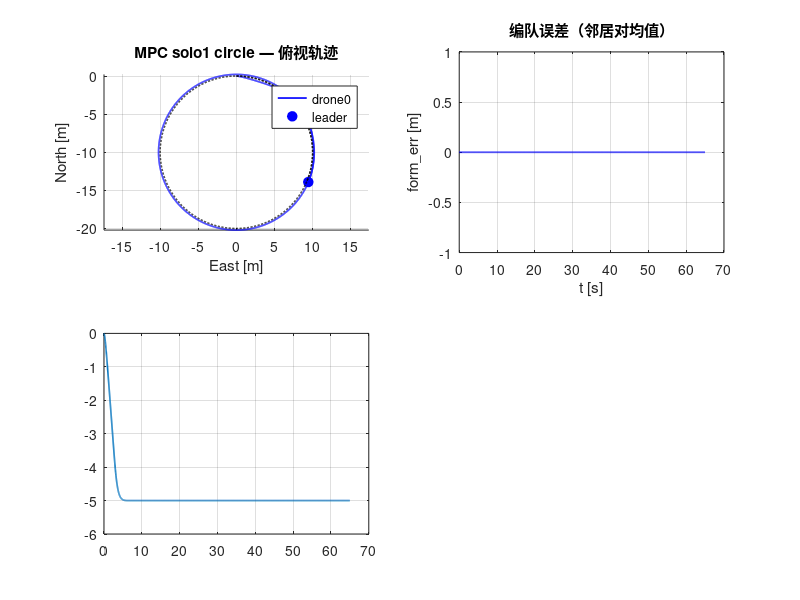

MATLAB code for this plot: (Note: this script raises an error after producing the figure.)
function res = mpc_solo1_circle()
%MPC_SOLO1_CIRCLE  自包含 MPC 验证：单机 × 圆周
%
% 直接运行此文件，无需任何外部依赖（不需要 .slx / 工具箱 / acados）。
%
% ── 场景 ──────────────────────────────────────────────────────────────
% 队形 : solo1（单机，1 机）
% 运动 : circle（圆周）
% 时长 : T = 65 s（含收敛段 ~15s + 稳态圆周评估 ~42s），成型等待 t_start = 10 s
% cfg.lead_R = 10.0;      % 圆半径 m
% cfg.lead_v = 1.5;      % 圆周速度 m/s  → 周期≈42s
%
% 预期结果（对照 results.csv）：
% REVIEW = 共模速度滞后（队形完好、间距安全、整体均匀落后参考）= 非编队缺陷
%
% ── 被控对象 ──────────────────────────────────────────────────────────
% 一阶速度响应（τ=0.3s）近似 PID 速度环 + 6DOF 内环。
% 数值与 Simulink 6DOF 版略有差异，判定逻辑完全一致。
%
% ── 输出 ──────────────────────────────────────────────────────────────
% 控制台打印 form_err / track_err / alt_err / min_sp / VERDICT
% 弹出四格图：俯视轨迹 / 编队误差 / 高度 / 最小间距

%% ── 配置 ─────────────────────────────────────────────────────────────
    cfg.formation = 'solo1';
    cfg.mode      = 'circle';
    cfg.n         = 1;
    cfg.births    = [0 0 0];
    cfg.offsets   = cfg.births;
    cfg.nbrs      = {[]};

    % 期望间距 d*（xy 平面）
    cfg.dstar = cell(cfg.n, 1);
    for i = 1:cfg.n
        js = cfg.nbrs{i};
        if isempty(js)
            cfg.dstar{i} = [];
        else
            cfg.dstar{i} = arrayfun(@(j) norm(cfg.offsets(i,1:2)-cfg.offsets(j,1:2)), js);
        end
    end

    % MPC 参数（= scenarios.yaml defaults）
    cfg.target_alt = -5.0;
    cfg.max_speed  =  3.0;
    cfg.max_climb  =  1.5;
    cfg.max_accel  =  4.0;
    cfg.N          = 30;
    cfg.mpc_dt     = 0.05;
    cfg.q_pos      =  4.0;
    cfg.q_vel      =  2.0;
    cfg.r_acc      =  0.1;
    cfg.q_term_s   =  2.0;
    cfg.d_safe     =  1.5;
    cfg.w_coll     = 200.0;
    cfg.w_form     =  0.5;
    cfg.lm         =  1e-4;
    cfg.kp_z       =  1.0;
    cfg.t_start    = 10.0;
    cfg.T          = 65;
    cfg.lead_R = 10.0;
    cfg.lead_v = 1.5;

%% ── 初始状态 ─────────────────────────────────────────────────────────
dt    = 0.02;     % 控制周期 50 Hz
tau_v = 0.3;      % 速度环时间常数
n     = cfg.n;

pos    = zeros(3, n);
    pos(:,1) = [0 0 0]';
vel    = zeros(3, n);
vel_sp = zeros(3, n);

%% ── 预计算 QP 矩阵 ────────────────────────────────────────────────────
P_qp = cell(n, 1);
for i = 1:n
    P_qp{i} = precompute(cfg, numel(cfg.nbrs{i}));
end
zg    = cell(n, 1);   % MPC 热启动
peers = cell(n, 1);   % 邻居预测轨迹（上一拍）

%% ── 仿真主循环 ────────────────────────────────────────────────────────
Nsteps  = round(cfg.T / dt);
t_log   = (0:Nsteps-1)' * dt;
pos_log = zeros(Nsteps, 3, n);

fprintf('=== solo1 × circle  （1 机, T=65s）===\n');
tic
for k = 1:Nsteps
    t = (k-1) * dt;
    [lp, lv, la] = leader_state(t, cfg);
    newpeers = cell(n, 1);

    for i = 1:n
        x0  = [pos(:,i); vel(:,i)];
        off = cfg.offsets(i,:);

        % 参考轨迹：二阶 Taylor leader 预测 + 编队偏移
        xref = zeros(cfg.N+1, 6);
        for kk = 0:cfg.N
            tk = kk * cfg.mpc_dt;
            pk = lp + lv*tk + 0.5*la*tk^2 + off;
            pk(3) = cfg.target_alt;
            xref(kk+1,1:3) = pk;
            xref(kk+1,4:5) = lv(1:2) + la(1:2)*tk;
        end

        % 邻居预测（上一拍；缺失 → 队形推断降级）
        js = cfg.nbrs{i}; M = numel(js); nb = [];
        if M > 0
            nb = zeros(M, cfg.N+1, 3);
            for m = 1:M
                j = js(m);
                if ~isempty(peers{j})
                    nb(m,:,:) = peers{j};
                else
                    infer = pos(:,i) + cfg.offsets(j,:)' - cfg.offsets(i,:)';
                    nb(m,:,:) = repmat(infer', cfg.N+1, 1);
                end
            end
        end

        % RTI 求解（GN 单步 + ADMM QP）
        [~, xpred, zg{i}] = solve_rti(x0, xref, nb, cfg.dstar{i}, zg{i}, P_qp{i}, cfg);
        newpeers{i} = xpred(:, 1:3);

        % 速度合成：xy=MPC k=1 速度，z=纯P 高度保持
        vs = zeros(3,1);
        vs(1:2) = xpred(2, 4:5)';
        ez = xref(1,3) - pos(3,i);
        vs(3) = min(max(cfg.kp_z * ez, -cfg.max_climb), cfg.max_climb);
        vn = norm(vs(1:2));
        if vn > cfg.max_speed, vs(1:2) = vs(1:2) * cfg.max_speed / vn; end
        if any(~isfinite(vs)), vs = zeros(3,1); end
        vel_sp(:,i) = vs;
    end
    peers = newpeers;

    % 被控对象：一阶速度响应
    vel = vel + (vel_sp - vel) * (dt / tau_v);
    pos = pos + vel * dt;
    pos_log(k,:,:) = reshape(pos, [1,3,n]);
end
fprintf('  完成 %.1fs\n', toc);

%% ── 指标计算 ─────────────────────────────────────────────────────────
ref = zeros(Nsteps, 2, n); lead_xy = zeros(Nsteps, 2);
for k = 1:Nsteps
    [lp,~,~] = leader_state(t_log(k), cfg);
    lead_xy(k,:) = lp(1:2);
    for i = 1:n, ref(k,:,i) = lp(1:2) + cfg.offsets(i,1:2); end
end

track_err = squeeze(sqrt(sum((pos_log(:,1:2,:) - ref).^2, 2)));
if n == 1, track_err = track_err(:); end

pairs = []; ds = [];
for i = 1:n
    for m = 1:numel(cfg.nbrs{i})
        j = cfg.nbrs{i}(m);
        if j > i, pairs(end+1,:) = [i j]; ds(end+1) = cfg.dstar{i}(m); end %#ok<AGROW>
    end
end
form_err = zeros(Nsteps,1); min_sp = inf(Nsteps,1);
for k = 1:Nsteps
    errs = [];
    for q = 1:size(pairs,1)
        d = norm(pos_log(k,1:2,pairs(q,1)) - pos_log(k,1:2,pairs(q,2)));
        errs(end+1) = abs(d - ds(q)); %#ok<AGROW>
        min_sp(k) = min(min_sp(k), d);
    end
    if ~isempty(errs), form_err(k) = mean(errs); end
end

alt = squeeze(pos_log(:,3,:)); if n==1, alt=alt(:); end
steady  = t_log > cfg.t_start + 8;
m_form  = mean(form_err(steady));
m_track = mean(max(track_err(steady,:), [], 2));
m_alt   = mean(max(abs(alt(steady,:) - cfg.target_alt), [], 2));
m_minsp = min(min_sp(t_log > 8));

%% ── 三级判定 ─────────────────────────────────────────────────────────
core_ok = m_alt < 0.3 && (n==1 || (m_form < 0.3 && m_minsp > cfg.d_safe));
if ~core_ok
    verdict = 'FAIL';
elseif m_track < 0.5
    verdict = 'PASS';
elseif m_track < 1.5
    verdict = 'REVIEW';
else
    verdict = 'FAIL';
end

fprintf('  form_err=%.3fm  track_err=%.3fm  alt_err=%.3fm  min_sp=%.3fm\n', ...
    m_form, m_track, m_alt, m_minsp);
fprintf('  VERDICT: %s\n', verdict);

res = struct('formation','solo1','mode','circle','form_err',m_form, ...
    'track_err',m_track,'alt_err',m_alt,'min_sp',m_minsp,'verdict',verdict);

%% ── 图 ───────────────────────────────────────────────────────────────
figure('Position',[50 50 1280 720]);
cols = lines(n);

subplot(2,2,1); hold on; grid on; axis equal
for i = 1:n
    plot(pos_log(:,2,i), pos_log(:,1,i), '-', 'Color',cols(i,:),'LineWidth',1.2);
    plot(pos_log(end,2,i), pos_log(end,1,i), 'o', 'Color',cols(i,:),'MarkerFaceColor',cols(i,:),'MarkerSize',7);
end
plot(lead_xy(:,2), lead_xy(:,1), 'k--','LineWidth',1);
xlabel('East [m]'); ylabel('North [m]');
title(sprintf('MPC solo1 circle — 俯视轨迹'));
legend([arrayfun(@(i)sprintf('drone%d',i-1),1:n,'UniformOutput',false),{'leader'}],'Location','best');

subplot(2,2,2); plot(t_log, form_err,'b','LineWidth',1.2); grid on
xlabel('t [s]'); ylabel('form\_err [m]'); title('编队误差（邻居对均值）');

subplot(2,2,3); plot(t_log, alt,'LineWidth',1.2); grid on
yline(cfg.target_alt,'k--','LineWidth',1);
xlabel('t [s]'); ylabel('z NED [m]'); title('高度');

subplot(2,2,4); hold on; grid on
if ~isempty(pairs)
    plot(t_log, min_sp,'b','LineWidth',1.2);
    yline(cfg.d_safe,'r--','d\_safe','LineWidth',1);
    ylabel('min spacing [m]'); title('最小间距');
else
    plot(t_log, track_err,'b','LineWidth',1.2);
    ylabel('track\_err [m]'); title('跟踪误差');
end
xlabel('t [s]');
sgtitle(sprintf('solo1 × circle  →  %s  (form=%.3fm  track=%.3fm  minsp=%.2fm)', ...
    verdict, m_form, m_track, m_minsp), 'FontWeight','bold');
end

% ════════════════════════════════════════════════════════════════════════
% 局部函数：完整 MPC 算法，对照 mpc_node.py 注释已标行号
% ════════════════════════════════════════════════════════════════════════

function [p, v, a] = leader_state(t, cfg)
%LEADER_STATE leader 虚拟点位置/速度/加速度（NED）
% 对照 leader_node：t_start 前悬停；line 带端点减速；circle 含向心加速度
alt = cfg.target_alt;
p = [0 0 alt]; v = [0 0 0]; a = [0 0 0];
tau = t - cfg.t_start;
if tau <= 0, return; end

switch cfg.mode
    case 'hover'
        % 原地不动

    case 'line'
        vmax = cfg.lead_v; d = cfg.lead_d; ad = cfg.lead_dec;
        s_dec = d - vmax^2 / (2*ad);
        t1    = s_dec / vmax;
        if tau <= t1
            s = vmax*tau; vx = vmax; ax = 0;
        else
            td = tau - t1;
            if td < vmax/ad
                s = s_dec + vmax*td - 0.5*ad*td^2;
                vx = vmax - ad*td; ax = -ad;
            else
                s = d; vx = 0; ax = 0;
            end
        end
        p(1) = s; v(1) = vx; a(1) = ax;

    case 'circle'   % 圆心在 (-R,0)，t=0 从原点出发，切向 +y 进入
        R = cfg.lead_R; vc = cfg.lead_v; om = vc / R;
        p(1) =  R*cos(om*tau) - R;
        p(2) =  R*sin(om*tau);
        v(1) = -vc*sin(om*tau);
        v(2) =  vc*cos(om*tau);
        a(1) = -vc*om*cos(om*tau);
        a(2) = -vc*om*sin(om*tau);
end
end

% ────────────────────────────────────────────────────────────────────────

function P = precompute(cfg, M)
%PRECOMPUTE 单机 MPC 常量矩阵（M=邻居数）对照 mpc_node._setup_ocp L107-181
N = cfg.N; dt = cfg.mpc_dt; nx = 6; nu = 3;
P.N = N; P.nx = nx; P.nu = nu; P.M = M;
I3 = eye(3);
A  = [I3 dt*I3; zeros(3) I3];
B  = [0.5*dt^2*I3; dt*I3];
P.A = A; P.B = B;
P.nz  = nx*(N+1); P.nuu = nu*N;
P.xidx = @(k) k*nx + (1:nx);
P.uidx = @(k) k*nu + (1:nu);

Phi = zeros(P.nz, nx); Gam = zeros(P.nz, P.nuu); Ak = eye(nx);
Phi(1:nx,:) = Ak;
for k = 1:N
    Ak = A*Ak; Phi(P.xidx(k),:) = Ak;
    for j = 0:k-1
        Gam(P.xidx(k), P.uidx(j)) = A^(k-1-j)*B;
    end
end
P.Phi = Phi; P.Gam = Gam;

P.Q  = diag([cfg.q_pos*[1 1 1], cfg.q_vel*[1 1 1]]);
P.Qe = diag([cfg.q_pos*cfg.q_term_s*[1 1 1], cfg.q_vel*[1 1 1]]);
P.R  = cfg.r_acc * eye(3);
Hx = zeros(P.nz, 1);
for k = 0:N-1, Hx(P.xidx(k)) = 2*diag(P.Q); end
Hx(P.xidx(N)) = 2*diag(P.Qe);
P.Hx_diag = Hx;
P.Hu = 2*kron(eye(N), P.R) + 2*cfg.lm*eye(P.nuu);

vel_rows = []; lv = []; uv = [];
for k = 1:N-1
    ix = P.xidx(k); vel_rows = [vel_rows, ix(4:6)]; %#ok<AGROW>
    lv = [lv; -cfg.max_speed; -cfg.max_speed; -cfg.max_climb]; %#ok<AGROW>
    uv = [uv;  cfg.max_speed;  cfg.max_speed;  cfg.max_climb]; %#ok<AGROW>
end
P.vel_rows = vel_rows;
P.Acon = [eye(P.nuu); Gam(vel_rows,:)];
P.lu = -cfg.max_accel * ones(P.nuu,1);
P.uu =  cfg.max_accel * ones(P.nuu,1);
P.lv = lv; P.uv = uv;
end

% ────────────────────────────────────────────────────────────────────────

function [u0, xpred, ws] = solve_rti(x0, xref, nb, dstar, ws, P, cfg)
%SOLVE_RTI 单次 Gauss-Newton RTI（= acados SQP_RTI 语义）
% 跟踪/输入项精确线性化；碰撞/编队残差在上一拍 xbar 处 GN 线性化
N = P.N; nx = P.nx; M = P.M;
if isempty(ws)
    ws = struct('u', zeros(P.nuu,1), 'y', [], 'xbar', repmat(x0', N+1, 1));
end

Hx = spdiags(P.Hx_diag, 0, P.nz, P.nz);
fx = zeros(P.nz, 1);
for k = 0:N-1, fx(P.xidx(k)) = -2 * P.Q * xref(k+1,:)'; end
fx(P.xidx(N)) = -2 * P.Qe * xref(N+1,:)';

% 碰撞/编队 GN 项（对照 mpc_node L130-135）
swc = sqrt(cfg.w_coll); swf = sqrt(cfg.w_form);
for k = 0:N-1
    ix = P.xidx(k); ixy = ix(1:2);
    xy = ws.xbar(k+1, 1:2)';
    for m = 1:M
        nxy = squeeze(nb(m, k+1, 1:2));
        df = xy - nxy; d = sqrt(df'*df + 1e-6);
        g = swf*df/d; r = swf*(d - dstar(m));         % 编队
        Hx(ixy,ixy) = Hx(ixy,ixy) + 2*(g*g');
        fx(ixy) = fx(ixy) + 2*(r - g'*xy)*g;
        if d < cfg.d_safe                               % 碰撞（激活区）
            g = -swc*df/d; r = swc*(cfg.d_safe - d);
            Hx(ixy,ixy) = Hx(ixy,ixy) + 2*(g*g');
            fx(ixy) = fx(ixy) + 2*(r - g'*xy)*g;
        end
    end
end

phix = P.Phi * x0;
Pu   = (P.Gam'*(Hx*P.Gam) + P.Hu); Pu = (Pu+Pu')/2;
qu   = P.Gam' * (fx + Hx*phix);
l    = [P.lu; P.lv - phix(P.vel_rows)];
u    = [P.uu; P.uv - phix(P.vel_rows)];

[usol, ydual] = admm(Pu, qu, P.Acon, l, u, ws.u, ws.y);
if any(~isfinite(usol)), usol = ws.u; end
xstack = phix + P.Gam*usol;
xpred  = reshape(xstack, nx, N+1)';
u0 = usol(1:P.nu);
ws.u = usol; ws.y = ydual; ws.xbar = xpred;
end

% ────────────────────────────────────────────────────────────────────────

function [u, y] = admm(P, q, A, l, ub, u0, y0)
%ADMM OSQP 风格 ADMM 求解  min ½uᵀPu + qᵀu  s.t. l ≤ Au ≤ ub（无工具箱）
rho = 10.0; sigma = 1e-6; iters = 200; tol = 1e-4;
nu = numel(q);
if isempty(u0), u0 = zeros(nu,1); end
if isempty(y0), y0 = zeros(size(A,1),1); end
u = u0; y = y0; z = min(max(A*u, l), ub);
K = chol(P + sigma*eye(nu) + rho*(A'*A), 'lower');
for it = 1:iters
    u     = K' \ (K \ (sigma*u - q + A'*(rho*z - y)));
    Au    = A*u; z_new = min(max(Au + y/rho, l), ub);
    y     = y + rho*(Au - z_new);
    if norm(Au-z_new,inf)<tol && rho*norm(z_new-z,inf)<tol, break; end
    z = z_new;
end
end
